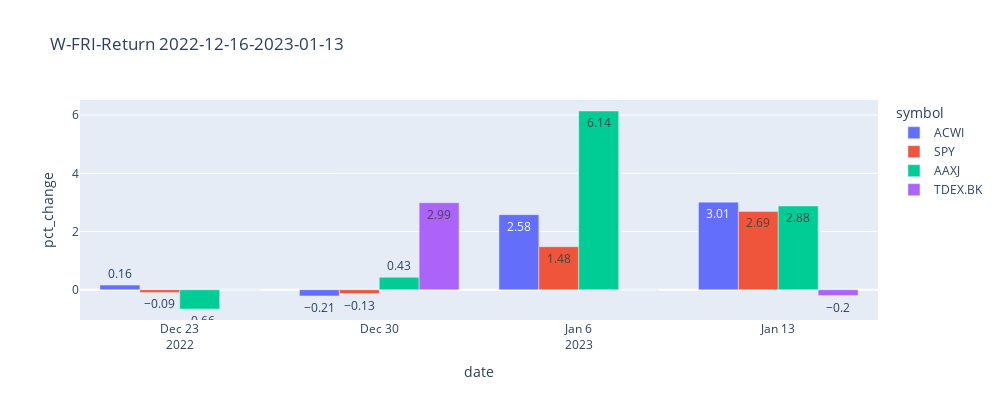

The notebook cell this image was saved under:
### Markdown cell above
## Apply ploty to render barchar to show  percentage of fund return

### Code cell
fig = px.bar(df_Pct_Price, x="date", y="pct_change",text_auto=True,
             color='symbol', barmode='group',title=f"{timeframe}-Return {from_str}-{to_str}",
             width=1000,height=400)
fig.show()

### Figure 1 — Plotly figure (JSON) as saved in the notebook; plotly's stock layout.template omitted (floating-point values rounded to 4 significant figures)
{"data": [{"alignmentgroup": "True", "hovertemplate": "symbol=ACWI<br>date=%{x}<br>pct_change=%{y}<extra></extra>", "legendgroup": "ACWI", "marker": {"color": "#636efa", "pattern": {"shape": ""}}, "name": "ACWI", "offsetgroup": "ACWI", "orientation": "v", "showlegend": true, "textposition": "auto", "texttemplate": "%{y}", "type": "bar", "x": ["2022-12-23T00:00:00", "2022-12-30T00:00:00", "2023-01-06T00:00:00", "2023-01-13T00:00:00"], "xaxis": "x", "y": [0.16, -0.21, 2.58, 3.01], "yaxis": "y"}, {"alignmentgroup": "True", "hovertemplate": "symbol=SPY<br>date=%{x}<br>pct_change=%{y}<extra></extra>", "legendgroup": "SPY", "marker": {"color": "#EF553B", "pattern": {"shape": ""}}, "name": "SPY", "offsetgroup": "SPY", "orientation": "v", "showlegend": true, "textposition": "auto", "texttemplate": "%{y}", "type": "bar", "x": ["2022-12-23T00:00:00", "2022-12-30T00:00:00", "2023-01-06T00:00:00", "2023-01-13T00:00:00"], "xaxis": "x", "y": [-0.09, -0.13, 1.48, 2.69], "yaxis": "y"}, {"alignmentgroup": "True", "hovertemplate": "symbol=AAXJ<br>date=%{x}<br>pct_change=%{y}<extra></extra>", "legendgroup": "AAXJ", "marker": {"color": "#00cc96", "pattern": {"shape": ""}}, "name": "AAXJ", "offsetgroup": "AAXJ", "orientation": "v", "showlegend": true, "textposition": "auto", "texttemplate": "%{y}", "type": "bar", "x": ["2022-12-23T00:00:00", "2022-12-30T00:00:00", "2023-01-06T00:00:00", "2023-01-13T00:00:00"], "xaxis": "x", "y": [-0.66, 0.43, 6.14, 2.88], "yaxis": "y"}, {"alignmentgroup": "True", "hovertemplate": "symbol=TDEX.BK<br>date=%{x}<br>pct_change=%{y}<extra></extra>", "legendgroup": "TDEX.BK", "marker": {"color": "#ab63fa", "pattern": {"shape": ""}}, "name": "TDEX.BK", "offsetgroup": "TDEX.BK", "orientation": "v", "showlegend": true, "textposition": "auto", "texttemplate": "%{y}", "type": "bar", "x": ["2022-12-23T00:00:00", "2022-12-30T00:00:00", "2023-01-06T00:00:00", "2023-01-13T00:00:00"], "xaxis": "x", "y": [0, 2.99, 0, -0.2], "yaxis": "y"}], "layout": {"barmode": "group", "height": 400, "legend": {"title": {"text": "symbol"}, "tracegroupgap": 0}, "title": {"text": "W-FRI-Return 2022-12-16-2023-01-13"}, "width": 1000, "xaxis": {"anchor": "y", "autorange": true, "domain": [0, 1], "range": ["2022-12-19 12:00", "2023-01-16 12:00"], "title": {"text": "date"}, "type": "date"}, "yaxis": {"anchor": "x", "autorange": true, "domain": [0, 1], "range": [-1.038, 6.518], "title": {"text": "pct_change"}, "type": "linear"}}}
